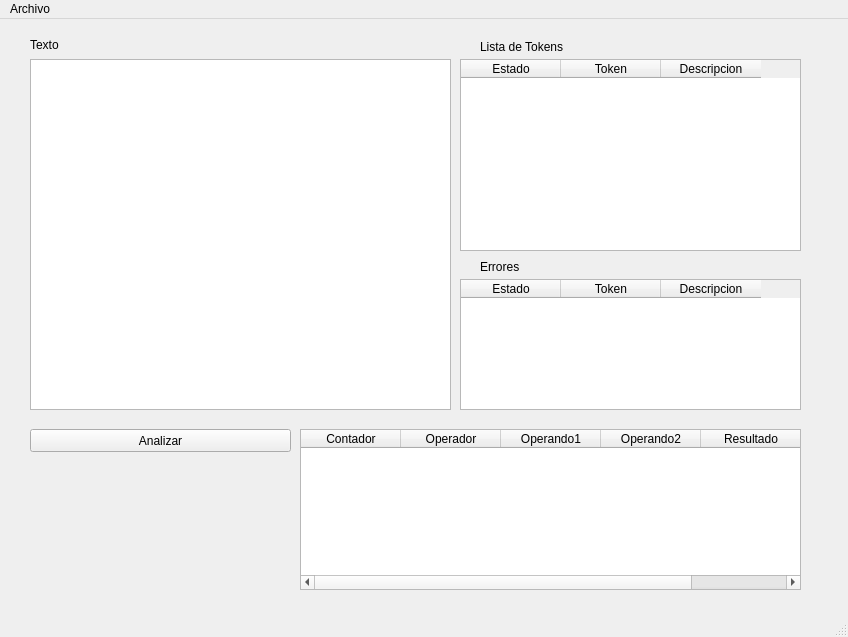
<?xml version="1.0" encoding="UTF-8"?>
<ui version="4.0">
 <class>MainWindow</class>
 <widget class="QMainWindow" name="MainWindow">
  <property name="geometry">
   <rect>
    <x>0</x>
    <y>0</y>
    <width>848</width>
    <height>637</height>
   </rect>
  </property>
  <property name="windowTitle">
   <string>MainWindow</string>
  </property>
  <widget class="QWidget" name="centralwidget">
   <widget class="QPushButton" name="pushButton">
    <property name="geometry">
     <rect>
      <x>30</x>
      <y>410</y>
      <width>261</width>
      <height>23</height>
     </rect>
    </property>
    <property name="text">
     <string>Analizar</string>
    </property>
   </widget>
   <widget class="QLabel" name="label">
    <property name="geometry">
     <rect>
      <x>30</x>
      <y>16</y>
      <width>211</width>
      <height>20</height>
     </rect>
    </property>
    <property name="text">
     <string>Texto</string>
    </property>
   </widget>
   <widget class="QLabel" name="label_2">
    <property name="geometry">
     <rect>
      <x>480</x>
      <y>20</y>
      <width>91</width>
      <height>16</height>
     </rect>
    </property>
    <property name="text">
     <string>Lista de Tokens</string>
    </property>
   </widget>
   <widget class="QLabel" name="label_3">
    <property name="geometry">
     <rect>
      <x>480</x>
      <y>240</y>
      <width>91</width>
      <height>16</height>
     </rect>
    </property>
    <property name="text">
     <string>Errores</string>
    </property>
   </widget>
   <widget class="QPlainTextEdit" name="TextoAnalizar">
    <property name="geometry">
     <rect>
      <x>30</x>
      <y>40</y>
      <width>421</width>
      <height>351</height>
     </rect>
    </property>
   </widget>
   <widget class="QTableWidget" name="tabla">
    <property name="geometry">
     <rect>
      <x>460</x>
      <y>40</y>
      <width>341</width>
      <height>192</height>
     </rect>
    </property>
    <property name="minimumSize">
     <size>
      <width>341</width>
      <height>0</height>
     </size>
    </property>
    <property name="maximumSize">
     <size>
      <width>341</width>
      <height>16777215</height>
     </size>
    </property>
    <column>
     <property name="text">
      <string notr="true">Estado</string>
     </property>
    </column>
    <column>
     <property name="text">
      <string>Token</string>
     </property>
    </column>
    <column>
     <property name="text">
      <string>Descripcion</string>
     </property>
     <property name="font">
      <font>
       <pointsize>9</pointsize>
      </font>
     </property>
    </column>
   </widget>
   <widget class="QTableWidget" name="tablaErrores">
    <property name="geometry">
     <rect>
      <x>460</x>
      <y>260</y>
      <width>341</width>
      <height>131</height>
     </rect>
    </property>
    <column>
     <property name="text">
      <string>Estado</string>
     </property>
    </column>
    <column>
     <property name="text">
      <string>Token</string>
     </property>
    </column>
    <column>
     <property name="text">
      <string>Descripcion</string>
     </property>
    </column>
   </widget>
   <widget class="QTableWidget" name="tablaCuadruplos">
    <property name="geometry">
     <rect>
      <x>300</x>
      <y>410</y>
      <width>501</width>
      <height>161</height>
     </rect>
    </property>
    <column>
     <property name="text">
      <string>Contador</string>
     </property>
    </column>
    <column>
     <property name="text">
      <string>Operador</string>
     </property>
    </column>
    <column>
     <property name="text">
      <string>Operando1</string>
     </property>
    </column>
    <column>
     <property name="text">
      <string>Operando2</string>
     </property>
    </column>
    <column>
     <property name="text">
      <string>Resultado</string>
     </property>
    </column>
   </widget>
  </widget>
  <widget class="QMenuBar" name="menubar">
   <property name="geometry">
    <rect>
     <x>0</x>
     <y>0</y>
     <width>848</width>
     <height>21</height>
    </rect>
   </property>
   <widget class="QMenu" name="menuArchivo">
    <property name="title">
     <string>Archivo</string>
    </property>
    <addaction name="actionAbrir"/>
    <addaction name="actionGuardar"/>
   </widget>
   <addaction name="menuArchivo"/>
  </widget>
  <widget class="QStatusBar" name="statusbar"/>
  <action name="actionAbrir">
   <property name="icon">
    <iconset resource="Iconos.qrc">
     <normaloff>:/iconfinder_Open_1493293.png</normaloff>:/iconfinder_Open_1493293.png</iconset>
   </property>
   <property name="text">
    <string>Abrir</string>
   </property>
  </action>
  <action name="actionGuardar">
   <property name="icon">
    <iconset resource="Iconos.qrc">
     <normaloff>:/iconfinder_Save_1493294.png</normaloff>:/iconfinder_Save_1493294.png</iconset>
   </property>
   <property name="text">
    <string>Guardar</string>
   </property>
  </action>
 </widget>
 <resources>
  <include location="Iconos.qrc"/>
 </resources>
 <connections/>
</ui>
